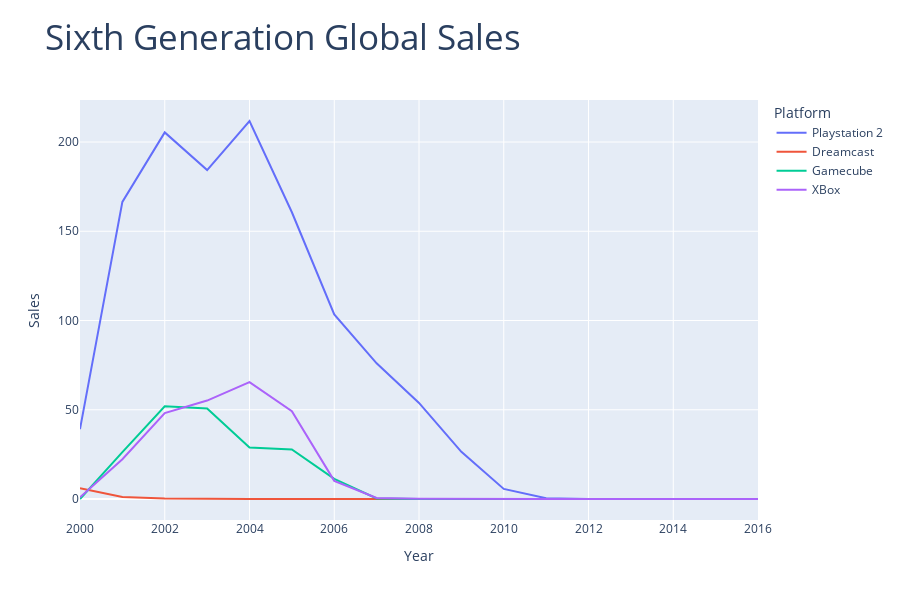

Notebook code cell kept with this figure:
### Code cell
#plotly graph for gen six
fig = px.line(gensix_long_df, x="Year", y="Sales", color='Platform',title = "Sixth Generation Global Sales", height=600)
fig.update_layout(title=dict(text="Sixth Generation Global Sales", font=dict(size=35)))
fig.show()

### Figure 1 — Plotly figure (JSON) as saved in the notebook; plotly's stock layout.template omitted (floating-point values rounded to 4 significant figures)
{"data": [{"hovertemplate": "Platform=Playstation 2<br>Year=%{x}<br>Sales=%{y}<extra></extra>", "legendgroup": "Playstation 2", "line": {"color": "#636efa", "dash": "solid"}, "marker": {"symbol": "circle"}, "mode": "lines", "name": "Playstation 2", "orientation": "v", "showlegend": true, "type": "scatter", "x": [2000, 2001, 2002, 2003, 2004, 2005, 2006, 2007, 2008, 2009, 2010, 2011, 2012, 2013, 2014, 2015, 2016], "xaxis": "x", "y": [39.11, 166.4, 205.4, 184.3, 211.8, 160.6, 103.4, 76, 53.83, 26.45, 5.63, 0.47, 0, 0, 0, 0, 0], "yaxis": "y"}, {"hovertemplate": "Platform=Dreamcast<br>Year=%{x}<br>Sales=%{y}<extra></extra>", "legendgroup": "Dreamcast", "line": {"color": "#EF553B", "dash": "solid"}, "marker": {"symbol": "circle"}, "mode": "lines", "name": "Dreamcast", "orientation": "v", "showlegend": true, "type": "scatter", "x": [2000, 2001, 2002, 2003, 2004, 2005, 2006, 2007, 2008, 2009, 2010, 2011, 2012, 2013, 2014, 2015, 2016], "xaxis": "x", "y": [5.99, 1.07, 0.29, 0, 0, 0, 0, 0.02, 0.04, 0, 0, 0, 0, 0, 0, 0, 0], "yaxis": "y"}, {"hovertemplate": "Platform=Gamecube<br>Year=%{x}<br>Sales=%{y}<extra></extra>", "legendgroup": "Gamecube", "line": {"color": "#00cc96", "dash": "solid"}, "marker": {"symbol": "circle"}, "mode": "lines", "name": "Gamecube", "orientation": "v", "showlegend": true, "type": "scatter", "x": [2000, 2001, 2002, 2003, 2004, 2005, 2006, 2007, 2008, 2009, 2010, 2011, 2012, 2013, 2014, 2015, 2016], "xaxis": "x", "y": [0, 26.3, 51.93, 50.66, 28.89, 27.8, 11.29, 0.27, 0, 0, 0, 0, 0, 0, 0, 0, 0], "yaxis": "y"}, {"hovertemplate": "Platform=XBox<br>Year=%{x}<br>Sales=%{y}<extra></extra>", "legendgroup": "XBox", "line": {"color": "#ab63fa", "dash": "solid"}, "marker": {"symbol": "circle"}, "mode": "lines", "name": "XBox", "orientation": "v", "showlegend": true, "type": "scatter", "x": [2000, 2001, 2002, 2003, 2004, 2005, 2006, 2007, 2008, 2009, 2010, 2011, 2012, 2013, 2014, 2015, 2016], "xaxis": "x", "y": [0.99, 22.24, 48.15, 55.16, 65.5, 49.17, 10.15, 0.55, 0.18, 0, 0, 0, 0, 0, 0, 0, 0], "yaxis": "y"}], "layout": {"height": 600, "legend": {"title": {"text": "Platform"}, "tracegroupgap": 0}, "title": {"font": {"size": 35}, "text": "Sixth Generation Global Sales"}, "xaxis": {"anchor": "y", "domain": [0, 1], "title": {"text": "Year"}}, "yaxis": {"anchor": "x", "domain": [0, 1], "title": {"text": "Sales"}}}}
